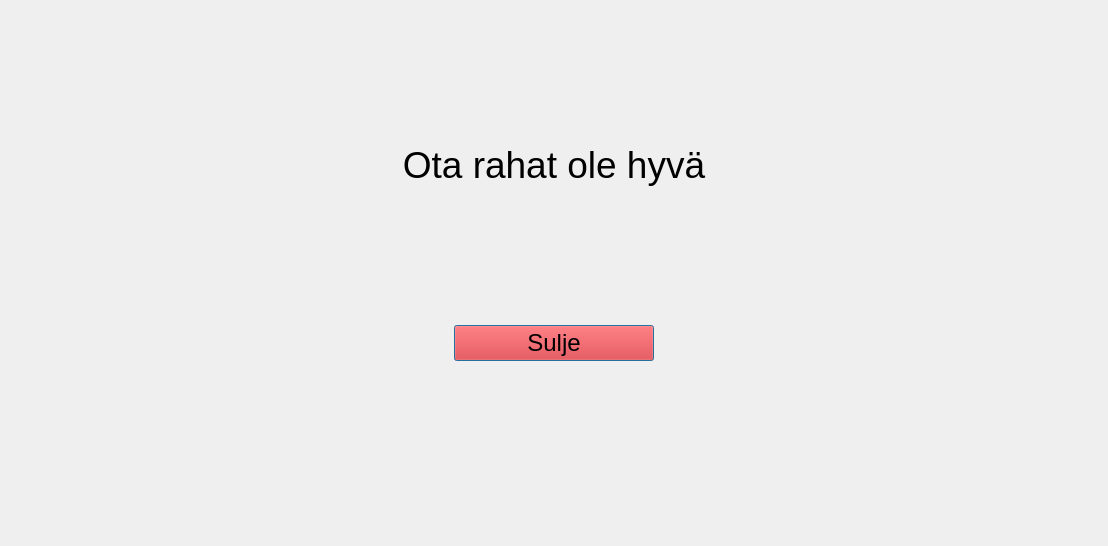
<?xml version="1.0" encoding="UTF-8"?>
<ui version="4.0">
 <class>afterMenu</class>
 <widget class="QDialog" name="afterMenu">
  <property name="geometry">
   <rect>
    <x>0</x>
    <y>0</y>
    <width>1108</width>
    <height>546</height>
   </rect>
  </property>
  <property name="windowTitle">
   <string>Dialog</string>
  </property>
  <layout class="QGridLayout" name="gridLayout">
   <item row="1" column="0" colspan="3">
    <widget class="QLabel" name="label_2">
     <property name="maximumSize">
      <size>
       <width>16777215</width>
       <height>60</height>
      </size>
     </property>
     <property name="font">
      <font>
       <pointsize>28</pointsize>
      </font>
     </property>
     <property name="text">
      <string>Ota rahat ole hyvä</string>
     </property>
     <property name="alignment">
      <set>Qt::AlignCenter</set>
     </property>
    </widget>
   </item>
   <item row="3" column="1">
    <widget class="QPushButton" name="close">
     <property name="maximumSize">
      <size>
       <width>200</width>
       <height>16777215</height>
      </size>
     </property>
     <property name="font">
      <font>
       <pointsize>18</pointsize>
      </font>
     </property>
     <property name="cursor">
      <cursorShape>PointingHandCursor</cursorShape>
     </property>
     <property name="styleSheet">
      <string notr="true">background-color: rgb(255, 0, 0);</string>
     </property>
     <property name="text">
      <string>Sulje</string>
     </property>
    </widget>
   </item>
   <item row="0" column="0">
    <widget class="QLabel" name="label_6">
     <property name="maximumSize">
      <size>
       <width>16777215</width>
       <height>50</height>
      </size>
     </property>
     <property name="font">
      <font>
       <pointsize>72</pointsize>
      </font>
     </property>
     <property name="text">
      <string/>
     </property>
    </widget>
   </item>
   <item row="4" column="1">
    <widget class="QLabel" name="label_3">
     <property name="maximumSize">
      <size>
       <width>16777215</width>
       <height>100</height>
      </size>
     </property>
     <property name="text">
      <string/>
     </property>
    </widget>
   </item>
   <item row="2" column="0">
    <widget class="QLabel" name="label">
     <property name="maximumSize">
      <size>
       <width>16777215</width>
       <height>50</height>
      </size>
     </property>
     <property name="text">
      <string/>
     </property>
    </widget>
   </item>
  </layout>
 </widget>
 <resources/>
 <connections/>
</ui>
